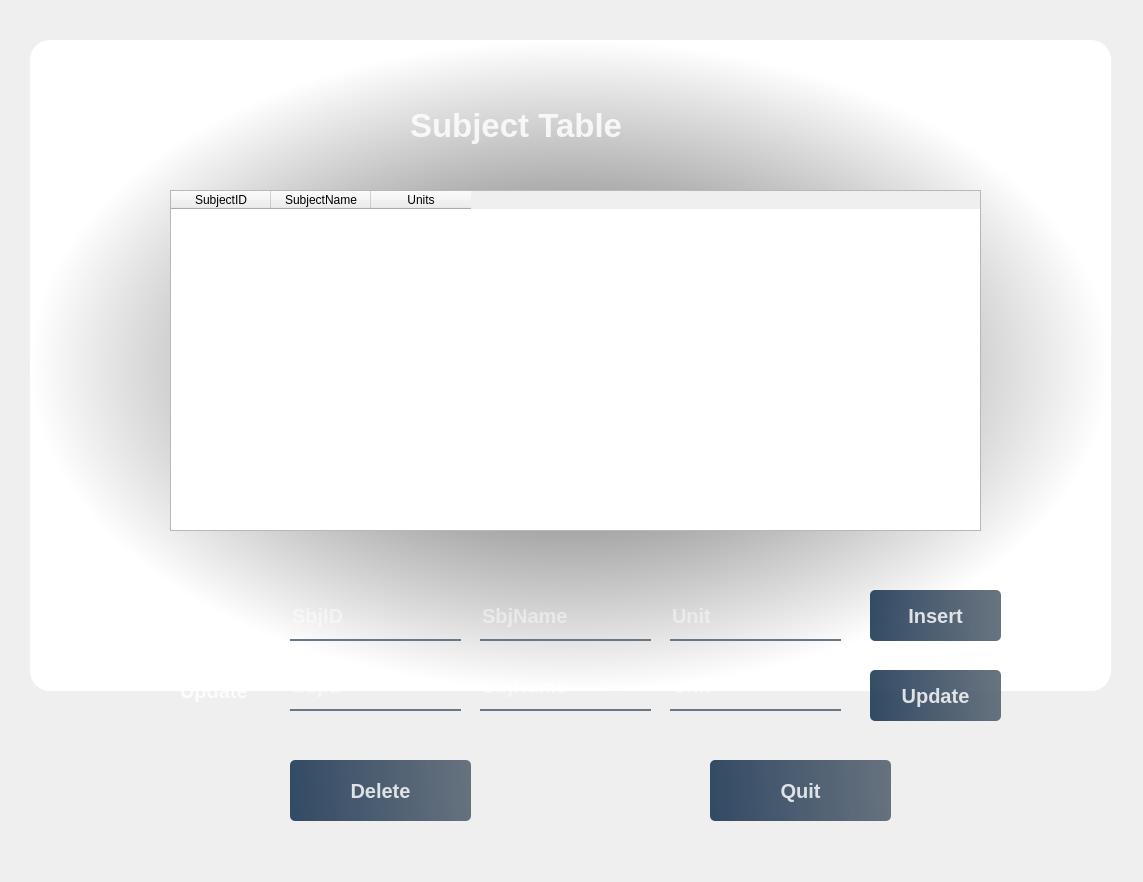
<?xml version="1.0" encoding="UTF-8"?>
<ui version="4.0">
 <class>Form</class>
 <widget class="QWidget" name="Form">
  <property name="geometry">
   <rect>
    <x>0</x>
    <y>0</y>
    <width>1143</width>
    <height>882</height>
   </rect>
  </property>
  <property name="windowTitle">
   <string>Form</string>
  </property>
  <widget class="QWidget" name="widget" native="true">
   <property name="geometry">
    <rect>
     <x>10</x>
     <y>20</y>
     <width>1121</width>
     <height>841</height>
    </rect>
   </property>
   <widget class="QLabel" name="TitleLabel">
    <property name="geometry">
     <rect>
      <x>400</x>
      <y>50</y>
      <width>321</width>
      <height>111</height>
     </rect>
    </property>
    <property name="font">
     <font>
      <pointsize>25</pointsize>
      <weight>75</weight>
      <bold>true</bold>
     </font>
    </property>
    <property name="styleSheet">
     <string notr="true">color: rgba(255,255,255,210);</string>
    </property>
    <property name="text">
     <string>Subject Table</string>
    </property>
   </widget>
   <widget class="QLabel" name="bg">
    <property name="geometry">
     <rect>
      <x>20</x>
      <y>20</y>
      <width>1081</width>
      <height>811</height>
     </rect>
    </property>
    <property name="styleSheet">
     <string notr="true">
border-image: url(:/bg/bg.jpg);
border-radius: 20px;</string>
    </property>
    <property name="text">
     <string/>
    </property>
   </widget>
   <widget class="QLabel" name="bg_2">
    <property name="geometry">
     <rect>
      <x>20</x>
      <y>20</y>
      <width>1081</width>
      <height>651</height>
     </rect>
    </property>
    <property name="styleSheet">
     <string notr="true">background-color: qradialgradient(spread:pad, cx:0.5, cy:0.5, radius:0.5, fx:0.5, fy:0.5, stop:0 rgba(76, 76, 76, 255), stop:1 rgba(255, 255, 255, 255));
border-radius: 20px;</string>
    </property>
    <property name="text">
     <string/>
    </property>
   </widget>
   <widget class="QPushButton" name="QuitButton">
    <property name="geometry">
     <rect>
      <x>700</x>
      <y>740</y>
      <width>181</width>
      <height>61</height>
     </rect>
    </property>
    <property name="font">
     <font>
      <pointsize>15</pointsize>
      <weight>75</weight>
      <bold>true</bold>
     </font>
    </property>
    <property name="styleSheet">
     <string notr="true">QPushButton#QuitButton{
background-color: qlineargradient(spread:pad, x1:0, y1:0.505682, x2:1, y2:0.477, stop:0 rgba(20,47,78,219), stop:1 rgba(85,98,112,226));
color: rgba(255,255,255,210);
border-radius:5px;
}

QPushButton#QuitButton:hover{
background-color: qlineargradient(spread:pad, x1:0, y1:0.505682, x2:1, y2:0.477, stop:0 rgba(40,67,98,219), stop:1 rgba(105,118,132,226));
}

QPushButton#QuitButton:pressed{
padding-left:5px;
padding-top:5px;
background-color:rgba(105,118,132,200);
}</string>
    </property>
    <property name="text">
     <string>Quit</string>
    </property>
   </widget>
   <widget class="QTableWidget" name="TableData">
    <property name="geometry">
     <rect>
      <x>160</x>
      <y>170</y>
      <width>811</width>
      <height>341</height>
     </rect>
    </property>
    <column>
     <property name="text">
      <string>SubjectID</string>
     </property>
    </column>
    <column>
     <property name="text">
      <string>SubjectName</string>
     </property>
    </column>
    <column>
     <property name="text">
      <string>Units</string>
     </property>
    </column>
   </widget>
   <widget class="QPushButton" name="DeleteButton">
    <property name="geometry">
     <rect>
      <x>280</x>
      <y>740</y>
      <width>181</width>
      <height>61</height>
     </rect>
    </property>
    <property name="font">
     <font>
      <pointsize>15</pointsize>
      <weight>75</weight>
      <bold>true</bold>
     </font>
    </property>
    <property name="styleSheet">
     <string notr="true">QPushButton#DeleteButton{
background-color: qlineargradient(spread:pad, x1:0, y1:0.505682, x2:1, y2:0.477, stop:0 rgba(20,47,78,219), stop:1 rgba(85,98,112,226));
color: rgba(255,255,255,210);
border-radius:5px;
}

QPushButton#DeleteButton:hover{
background-color: qlineargradient(spread:pad, x1:0, y1:0.505682, x2:1, y2:0.477, stop:0 rgba(40,67,98,219), stop:1 rgba(105,118,132,226));
}

QPushButton#DeleteButton:pressed{
padding-left:5px;
padding-top:5px;
background-color:rgba(105,118,132,200);
}</string>
    </property>
    <property name="text">
     <string>Delete</string>
    </property>
   </widget>
   <widget class="QLabel" name="InsertLabel">
    <property name="geometry">
     <rect>
      <x>170</x>
      <y>580</y>
      <width>81</width>
      <height>41</height>
     </rect>
    </property>
    <property name="font">
     <font>
      <pointsize>15</pointsize>
      <weight>75</weight>
      <bold>true</bold>
      <underline>false</underline>
     </font>
    </property>
    <property name="styleSheet">
     <string notr="true">color: rgba(255,255,255,210);</string>
    </property>
    <property name="text">
     <string>Insert</string>
    </property>
   </widget>
   <widget class="QLabel" name="UpdateLabel">
    <property name="geometry">
     <rect>
      <x>170</x>
      <y>650</y>
      <width>101</width>
      <height>41</height>
     </rect>
    </property>
    <property name="font">
     <font>
      <pointsize>15</pointsize>
      <weight>75</weight>
      <bold>true</bold>
      <underline>false</underline>
      <strikeout>false</strikeout>
     </font>
    </property>
    <property name="styleSheet">
     <string notr="true">color: rgba(255,255,255,210);</string>
    </property>
    <property name="text">
     <string>Update</string>
    </property>
   </widget>
   <widget class="QLineEdit" name="TextSbjID_Insert">
    <property name="geometry">
     <rect>
      <x>280</x>
      <y>580</y>
      <width>171</width>
      <height>41</height>
     </rect>
    </property>
    <property name="font">
     <font>
      <pointsize>15</pointsize>
      <weight>75</weight>
      <bold>true</bold>
     </font>
    </property>
    <property name="styleSheet">
     <string notr="true">background-color:rgba(0,0,0,0);
border:none;
border-bottom:2px solid rgba(105,118,132,255);
color:rgba(255,255,255,230);
padding-bottom:7px;</string>
    </property>
    <property name="placeholderText">
     <string>SbjID</string>
    </property>
   </widget>
   <widget class="QLineEdit" name="TextSbjName_Insert">
    <property name="geometry">
     <rect>
      <x>470</x>
      <y>580</y>
      <width>171</width>
      <height>41</height>
     </rect>
    </property>
    <property name="font">
     <font>
      <pointsize>15</pointsize>
      <weight>75</weight>
      <bold>true</bold>
     </font>
    </property>
    <property name="styleSheet">
     <string notr="true">background-color:rgba(0,0,0,0);
border:none;
border-bottom:2px solid rgba(105,118,132,255);
color:rgba(255,255,255,230);
padding-bottom:7px;</string>
    </property>
    <property name="placeholderText">
     <string>SbjName</string>
    </property>
   </widget>
   <widget class="QLineEdit" name="TextSbjUnit_Insert">
    <property name="geometry">
     <rect>
      <x>660</x>
      <y>580</y>
      <width>171</width>
      <height>41</height>
     </rect>
    </property>
    <property name="font">
     <font>
      <pointsize>15</pointsize>
      <weight>75</weight>
      <bold>true</bold>
     </font>
    </property>
    <property name="styleSheet">
     <string notr="true">background-color:rgba(0,0,0,0);
border:none;
border-bottom:2px solid rgba(105,118,132,255);
color:rgba(255,255,255,230);
padding-bottom:7px;</string>
    </property>
    <property name="placeholderText">
     <string>Unit</string>
    </property>
   </widget>
   <widget class="QLineEdit" name="TextSbjName_Update">
    <property name="geometry">
     <rect>
      <x>470</x>
      <y>650</y>
      <width>171</width>
      <height>41</height>
     </rect>
    </property>
    <property name="font">
     <font>
      <pointsize>15</pointsize>
      <weight>75</weight>
      <bold>true</bold>
     </font>
    </property>
    <property name="styleSheet">
     <string notr="true">background-color:rgba(0,0,0,0);
border:none;
border-bottom:2px solid rgba(105,118,132,255);
color:rgba(255,255,255,230);
padding-bottom:7px;</string>
    </property>
    <property name="placeholderText">
     <string>SbjName</string>
    </property>
   </widget>
   <widget class="QLineEdit" name="TextSbjID_Update">
    <property name="geometry">
     <rect>
      <x>280</x>
      <y>650</y>
      <width>171</width>
      <height>41</height>
     </rect>
    </property>
    <property name="font">
     <font>
      <pointsize>15</pointsize>
      <weight>75</weight>
      <bold>true</bold>
     </font>
    </property>
    <property name="styleSheet">
     <string notr="true">background-color:rgba(0,0,0,0);
border:none;
border-bottom:2px solid rgba(105,118,132,255);
color:rgba(255,255,255,230);
padding-bottom:7px;</string>
    </property>
    <property name="placeholderText">
     <string>SbjID</string>
    </property>
   </widget>
   <widget class="QLineEdit" name="TextSbjUnit_Update">
    <property name="geometry">
     <rect>
      <x>660</x>
      <y>650</y>
      <width>171</width>
      <height>41</height>
     </rect>
    </property>
    <property name="font">
     <font>
      <pointsize>15</pointsize>
      <weight>75</weight>
      <bold>true</bold>
     </font>
    </property>
    <property name="styleSheet">
     <string notr="true">background-color:rgba(0,0,0,0);
border:none;
border-bottom:2px solid rgba(105,118,132,255);
color:rgba(255,255,255,230);
padding-bottom:7px;</string>
    </property>
    <property name="placeholderText">
     <string>Unit</string>
    </property>
   </widget>
   <widget class="QPushButton" name="InsertButton">
    <property name="geometry">
     <rect>
      <x>860</x>
      <y>570</y>
      <width>131</width>
      <height>51</height>
     </rect>
    </property>
    <property name="font">
     <font>
      <pointsize>15</pointsize>
      <weight>75</weight>
      <bold>true</bold>
     </font>
    </property>
    <property name="styleSheet">
     <string notr="true">QPushButton#InsertButton{
background-color: qlineargradient(spread:pad, x1:0, y1:0.505682, x2:1, y2:0.477, stop:0 rgba(20,47,78,219), stop:1 rgba(85,98,112,226));
color: rgba(255,255,255,210);
border-radius:5px;
}

QPushButton#InsertButton:hover{
background-color: qlineargradient(spread:pad, x1:0, y1:0.505682, x2:1, y2:0.477, stop:0 rgba(40,67,98,219), stop:1 rgba(105,118,132,226));
}

QPushButton#InsertButton:pressed{
padding-left:5px;
padding-top:5px;
background-color:rgba(105,118,132,200);
}</string>
    </property>
    <property name="text">
     <string>Insert</string>
    </property>
   </widget>
   <widget class="QPushButton" name="UpdateButton">
    <property name="geometry">
     <rect>
      <x>860</x>
      <y>650</y>
      <width>131</width>
      <height>51</height>
     </rect>
    </property>
    <property name="font">
     <font>
      <pointsize>15</pointsize>
      <weight>75</weight>
      <bold>true</bold>
     </font>
    </property>
    <property name="styleSheet">
     <string notr="true">QPushButton#UpdateButton{
background-color: qlineargradient(spread:pad, x1:0, y1:0.505682, x2:1, y2:0.477, stop:0 rgba(20,47,78,219), stop:1 rgba(85,98,112,226));
color: rgba(255,255,255,210);
border-radius:5px;
}

QPushButton#UpdateButton:hover{
background-color: qlineargradient(spread:pad, x1:0, y1:0.505682, x2:1, y2:0.477, stop:0 rgba(40,67,98,219), stop:1 rgba(105,118,132,226));
}

QPushButton#UpdateButton:pressed{
padding-left:5px;
padding-top:5px;
background-color:rgba(105,118,132,200);
}</string>
    </property>
    <property name="text">
     <string>Update</string>
    </property>
   </widget>
   <zorder>bg_2</zorder>
   <zorder>bg</zorder>
   <zorder>TitleLabel</zorder>
   <zorder>QuitButton</zorder>
   <zorder>TableData</zorder>
   <zorder>DeleteButton</zorder>
   <zorder>InsertLabel</zorder>
   <zorder>UpdateLabel</zorder>
   <zorder>TextSbjID_Insert</zorder>
   <zorder>TextSbjName_Insert</zorder>
   <zorder>TextSbjUnit_Insert</zorder>
   <zorder>TextSbjName_Update</zorder>
   <zorder>TextSbjID_Update</zorder>
   <zorder>TextSbjUnit_Update</zorder>
   <zorder>InsertButton</zorder>
   <zorder>UpdateButton</zorder>
  </widget>
 </widget>
 <resources>
  <include location="res.qrc"/>
 </resources>
 <connections/>
</ui>
